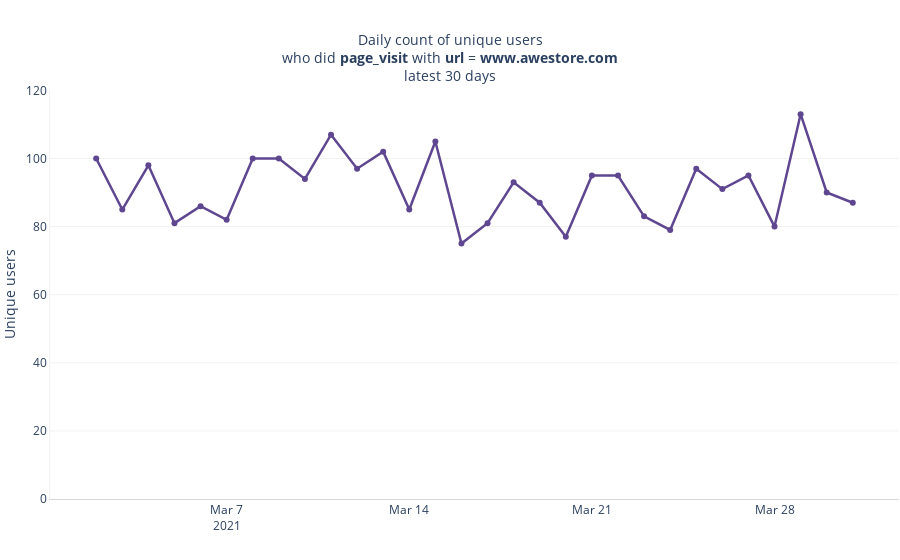

Notebook cell for this chart:
### Code cell
m.page_visit.event_properties.url.is_www_awestore_com

### Figure 1 — Plotly figure (JSON) as saved in the notebook; plotly's stock layout.template omitted (floating-point values rounded to 4 significant figures)
{"data": [{"customdata": [["n/a"], ["n/a"], ["n/a"], ["n/a"], ["n/a"], ["n/a"], ["n/a"], ["n/a"], ["n/a"], ["n/a"], ["n/a"], ["n/a"], ["n/a"], ["n/a"], ["n/a"], ["n/a"], ["n/a"], ["n/a"], ["n/a"], ["n/a"], ["n/a"], ["n/a"], ["n/a"], ["n/a"], ["n/a"], ["n/a"], ["n/a"], ["n/a"], ["n/a"], ["n/a"]], "hovertemplate": "<b>%{x}</b><br /><b>Value:</b> %{y}<extra></extra>", "legendgroup": "", "line": {"color": "rgb(95, 70, 144)", "dash": "solid", "width": 2.5}, "marker": {"symbol": "circle"}, "mode": "lines+markers", "name": "", "orientation": "v", "showlegend": false, "text": [100, 85, 98, 81, 86, 82, 100, 100, 94, 107, 97, 102, 85, 105, 75, 81, 93, 87, 77, 95, 95, 83, 79, 97, 91, 95, 80, 113, 90, 87], "textfont": {"size": 9}, "textposition": "top center", "type": "scatter", "x": ["2021-03-02T00:00:00", "2021-03-03T00:00:00", "2021-03-04T00:00:00", "2021-03-05T00:00:00", "2021-03-06T00:00:00", "2021-03-07T00:00:00", "2021-03-08T00:00:00", "2021-03-09T00:00:00", "2021-03-10T00:00:00", "2021-03-11T00:00:00", "2021-03-12T00:00:00", "2021-03-13T00:00:00", "2021-03-14T00:00:00", "2021-03-15T00:00:00", "2021-03-16T00:00:00", "2021-03-17T00:00:00", "2021-03-18T00:00:00", "2021-03-19T00:00:00", "2021-03-20T00:00:00", "2021-03-21T00:00:00", "2021-03-22T00:00:00", "2021-03-23T00:00:00", "2021-03-24T00:00:00", "2021-03-25T00:00:00", "2021-03-26T00:00:00", "2021-03-27T00:00:00", "2021-03-28T00:00:00", "2021-03-29T00:00:00", "2021-03-30T00:00:00", "2021-03-31T00:00:00"], "xaxis": "x", "y": [100, 85, 98, 81, 86, 82, 100, 100, 94, 107, 97, 102, 85, 105, 75, 81, 93, 87, 77, 95, 95, 83, 79, 97, 91, 95, 80, 113, 90, 87], "yaxis": "y"}], "layout": {"autosize": true, "bargap": 0.3, "bargroupgap": 0.15, "hoverlabel": {"font": {"size": 12}}, "hovermode": "x", "legend": {"orientation": "h", "tracegroupgap": 0, "xanchor": "left", "y": -0.2, "yanchor": "bottom"}, "margin": {"b": 1, "l": 1, "pad": 0, "r": 1, "t": 90}, "paper_bgcolor": "rgba(0, 0, 0, 0)", "plot_bgcolor": "rgba(0, 0, 0, 0)", "showlegend": false, "title": {"font": {"size": 14}, "text": "Daily count of unique users<br />who did <b>page_visit</b> with <b>url</b> = <b>www.awestore.com</b><br />latest 30 days", "x": 0.5, "xanchor": "center", "yanchor": "top"}, "uniformtext": {"minsize": 7}, "xaxis": {"anchor": "y", "autorange": true, "domain": [0, 1], "fixedrange": true, "gridcolor": "rgba(127,127,127,0.3)", "linecolor": "rgba(127,127,127,0.3)", "range": ["2021-02-28 06:50:33.2389", "2021-04-01 17:09:26.7611"], "rangemode": "tozero", "showgrid": false, "showline": true, "title": {"text": ""}, "type": "date"}, "yaxis": {"anchor": "x", "autorange": true, "domain": [0, 1], "fixedrange": true, "gridcolor": "rgba(127,127,127,0.1)", "linecolor": "rgba(127,127,127,0.1)", "range": [0, 120.0], "rangemode": "tozero", "showline": true, "title": {"text": "Unique users"}, "type": "linear"}}}
